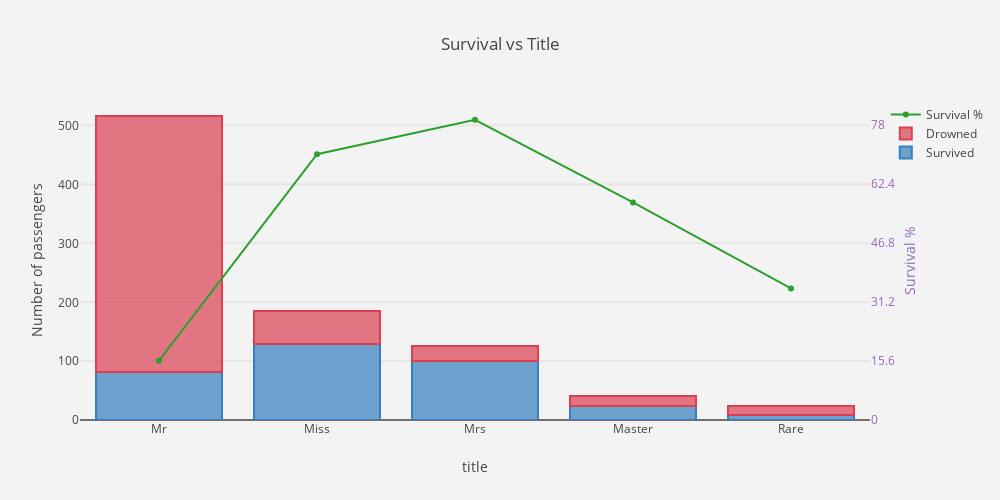

Notebook source saved alongside this figure:
### Code cell
title = dataset_train[['Title', 'Survived']].groupby(['Title']).count()
title_sur = dataset_train[['Title', 'Survived']].groupby(['Title']).sum()

trace1 = go.Bar(
    x = ['Mr', 'Miss', 'Mrs', 'Master', 'Rare'],
    y = title_sur['Survived'].tolist(),
    name='Survived',
    marker=dict(
        color='rgba(55, 128, 191, 0.7)',
        line=dict(
            color='rgba(55, 128, 191, 1.0)',
            width=2,
        )
    )
)
trace2 = go.Bar(
   x = ['Mr', 'Miss', 'Mrs', 'Master', 'Rare'],
    y = (title['Survived'] - title_sur['Survived']).tolist(),
    name='Drowned',
    marker=dict(
        color='rgba(219, 64, 82, 0.7)',
        line=dict(
            color='rgba(219, 64, 82, 1.0)',
            width=2,
        )
    )
)
trace3 = go.Scatter(
    x = ['Mr', 'Miss', 'Mrs', 'Master', 'Rare'],
    y = (title_sur['Survived'] * 100 / title['Survived']).tolist(),
    name='Survival %',
    mode = 'lines+markers',
    yaxis='y2'
)

data = [trace1, trace2, trace3]
layout = go.Layout(
    barmode='stack',
    title = 'Survival vs Title',
    width=1000,
    height=500,
    paper_bgcolor='rgb(243, 243, 243)',
    plot_bgcolor='rgb(243, 243, 243)',
    yaxis = dict(title= 'Number of passengers'),
    xaxis = dict(title= 'title'),
    yaxis2=dict(
        title='Survival %',
        titlefont=dict(
            color='rgb(148, 103, 189)'
        ),
        tickfont=dict(
            color='rgb(148, 103, 189)'
        ),
        overlaying='y',
        side='right',
        anchor = 'x',
        rangemode = 'tozero',
        dtick = 15.6
    )
)

fig = go.Figure(data=data, layout=layout)
py.iplot(fig)

### Figure 1 — Plotly figure (JSON) as saved in the notebook; plotly's stock layout.template omitted (floating-point values rounded to 4 significant figures)
{"data": [{"marker": {"color": "rgba(55, 128, 191, 0.7)", "line": {"color": "rgba(55, 128, 191, 1.0)", "width": 2}}, "name": "Survived", "type": "bar", "x": ["Mr", "Miss", "Mrs", "Master", "Rare"], "y": [81, 130, 100, 23, 8]}, {"marker": {"color": "rgba(219, 64, 82, 0.7)", "line": {"color": "rgba(219, 64, 82, 1.0)", "width": 2}}, "name": "Drowned", "type": "bar", "x": ["Mr", "Miss", "Mrs", "Master", "Rare"], "y": [436, 55, 26, 17, 15]}, {"mode": "lines+markers", "name": "Survival %", "type": "scatter", "x": ["Mr", "Miss", "Mrs", "Master", "Rare"], "y": [15.67, 70.27, 79.37, 57.5, 34.78], "yaxis": "y2"}], "layout": {"barmode": "stack", "height": 500, "paper_bgcolor": "rgb(243, 243, 243)", "plot_bgcolor": "rgb(243, 243, 243)", "title": "Survival vs Title", "width": 1000, "xaxis": {"title": "title"}, "yaxis": {"title": "Number of passengers"}, "yaxis2": {"anchor": "x", "dtick": 15.6, "overlaying": "y", "rangemode": "tozero", "side": "right", "tickfont": {"color": "rgb(148, 103, 189)"}, "title": "Survival %", "titlefont": {"color": "rgb(148, 103, 189)"}}}}
